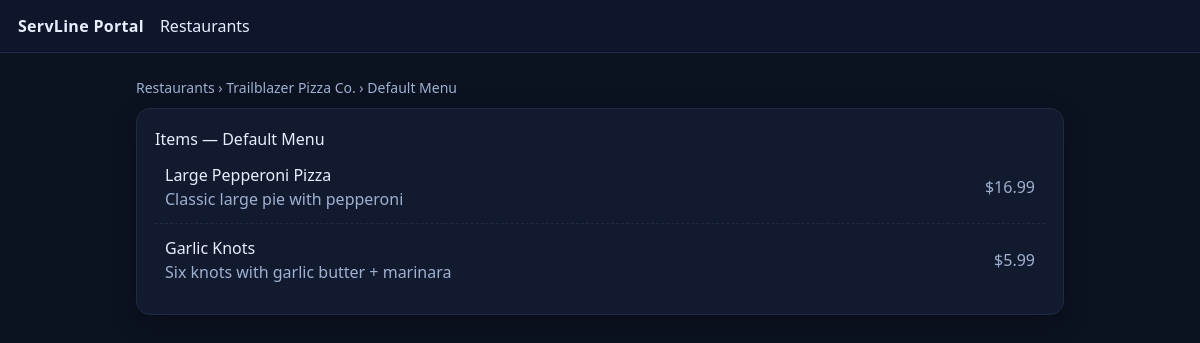
/menus/1/items, run on an earlier commit of the app's database.
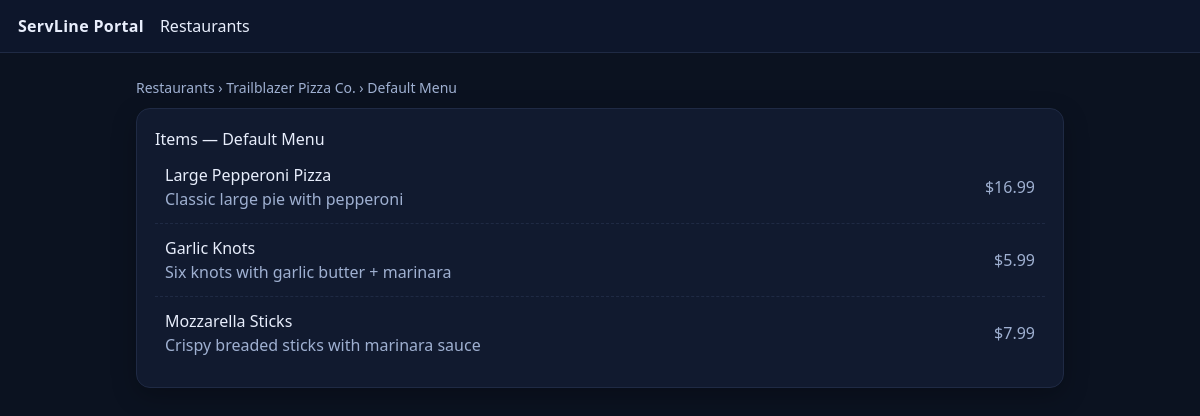
And on a later commit of the database.
### tables this page shows
CREATE TABLE restaurants (
  id INTEGER PRIMARY KEY AUTOINCREMENT,
  name TEXT NOT NULL,
  phone TEXT,
  address TEXT,
  active INTEGER NOT NULL DEFAULT 1,
  created_at TEXT NOT NULL DEFAULT (datetime('now'))
);

CREATE TABLE menus (
  id INTEGER PRIMARY KEY AUTOINCREMENT,
  restaurant_id INTEGER NOT NULL,
  name TEXT NOT NULL,
  active INTEGER NOT NULL DEFAULT 1,
  created_at TEXT NOT NULL DEFAULT (datetime('now')),
  FOREIGN KEY (restaurant_id) REFERENCES restaurants(id) ON DELETE CASCADE
);

CREATE TABLE menu_items (
  id INTEGER PRIMARY KEY AUTOINCREMENT,
  menu_id INTEGER NOT NULL,
  name TEXT NOT NULL,
  description TEXT,
  price_cents INTEGER NOT NULL,
  is_available INTEGER NOT NULL DEFAULT 1,
  created_at TEXT NOT NULL DEFAULT (datetime('now')),
  FOREIGN KEY (menu_id) REFERENCES menus(id) ON DELETE CASCADE
);

### portal/app.py (the view)
@app.get("/menus/<int:menu_id>/items")
def items_page(menu_id):
    with db_connect() as conn:
        menu = conn.execute(
            "SELECT * FROM menus WHERE id=?", (menu_id,)
        ).fetchone()
        if not menu:
            abort(404)
        rest = conn.execute(
            "SELECT * FROM restaurants WHERE id=?", (menu["restaurant_id"],)
        ).fetchone()
        items = conn.execute(
            "SELECT * FROM menu_items WHERE menu_id=? AND is_available=1 ORDER BY id",
            (menu_id,),
        ).fetchall()
    return render_template("items.html", restaurant=rest, menu=menu, items=items)

### portal/app.py (called while the page is built)
def db_connect():
    conn = sqlite3.connect(DB_PATH)
    conn.row_factory = sqlite3.Row
    return conn

### portal/templates/items.html (shortened to what this page needs)
{% extends "base.html" %}
{% block content %}
  <p class="crumbs">
    <a href="/restaurants">Restaurants</a> ›
    <a href="/restaurants/{{ restaurant.id }}/menus">{{ restaurant.name }}</a> ›
    {{ menu.name }}
  </p>
  <div class="card">
    <h1>Items — {{ menu.name }}</h1>
    <ul class="list">
      {% for it in items %}
        <li class="row">
          <div>
            <div>{{ it.name }}</div>
            {% if it.description %}<div class="muted">{{ it.description }}</div>{% endif %}
          </div>
          <div class="muted">
            ${{ '%.2f'|format(it.price_cents/100) }}
          </div>
        </li>
      {% endfor %}
    </ul>
  </div>
{% endblock %}

### portal/templates/base.html (shortened to what this page needs)
<!doctype html>
<html lang="en">
  <head>
    <script src="https://cdn.tailwindcss.com"></script>
  </head>
  <body class="bg-bg text-ink">
    <div class="nav">
      <div class="brand"><a href="/">ServLine Portal</a></div>
      <div><a href="/restaurants" class="hover:underline">Restaurants</a></div>
    </div>
    <div class="wrap">
      {% block content %}{% endblock %}
    </div>
  </body>
</html>

### portal/templates/base.html (style rules this page uses)
:root { --bg:#0b1220; --panel:#111a2f; --ink:#e8eefc; --muted:#9fb0d1; --line:#1f2a44; }
* { box-sizing: border-box; }
html,body { height:100%; margin:0; font-family:system-ui,-apple-system,Segoe UI,Roboto,Helvetica,Arial,sans-serif; background:var(--bg); color:var(--ink); }
a { color:#b7cdfb; text-decoration:none; }
.nav { display:flex; gap:16px; align-items:center; padding:14px 18px; border-bottom:1px solid var(--line); background:#0d162b; position:sticky; top:0; }
.brand { font-weight:700; letter-spacing:.3px; }
.wrap { max-width:960px; margin:24px auto; padding:0 16px; }
.card { background:var(--panel); border:1px solid var(--line); border-radius:14px; padding:18px; box-shadow:0 8px 24px rgba(0,0,0,.25); }
.list { margin:0; padding:0; list-style:none; }
.row { display:flex; align-items:center; justify-content:space-between; padding:12px 10px; border-bottom:1px dashed var(--line); }
.row:last-child { border-bottom:none; }
.crumbs { color:var(--muted); margin:0 0 10px; font-size:14px; }
h1,h2 { margin:0 0 10px; }
.muted { color:var(--muted); }

What changed in the data, as far as the page shows it:
added menu_items: name "Mozzarella Sticks", description "Crispy breaded sticks with marinara sauce", it.price_cents/100 "7.99"
